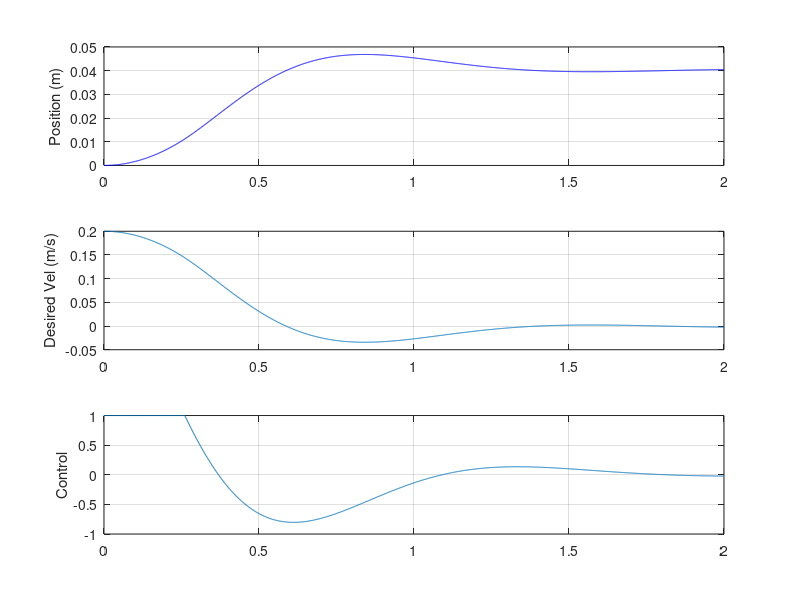

Reproduce this figure in MATLAB.
    %% Cascaded Position–Velocity Control with Homing

clear; clc;

%% Simulation parameters
dt = 0.001;              % 1 kHz inner loop
steps = 2000;            % 4 seconds
time = (0:steps-1)*dt;

%% MBK parameters
mass = 3;
damping = 0.5;
stiffness = 0;

%% State variables
position = zeros(1,steps);
velocity = zeros(1,steps);

%% Encoder parameters
encoder_noise_std = 0.00000;   % meters
measured_position = zeros(1,steps);
measured_velocity = zeros(1,steps);

%% -------- Position loop (outer) --------
Kp_pos = 5;            % position → velocity
max_velocity = 0.4;      % m/s limit

%% -------- Velocity loop (inner PID) --------
Kp_vel = 20;
Ki_vel = 4;
Kd_vel = 1;

vel_integrator = 0;
vel_integrator_limit = 1.5;
output_limit = 1;

prev_vel_error = 0;
prev_velocity = 0;

%% Homing parameters
limit_switch_position = 0.0;
homed = true;
homing_speed = -0.25;
target_position = 0.04;

%% Logs
control = zeros(1,steps);
desired_velocity_log = zeros(1,steps);
homed_log = zeros(1,steps);

%% Simulation loop
for i = 1:steps

    %% Encoder measurement
    measured_position(i) = position(i) + ...
        encoder_noise_std * randn();

    if i > 1
        measured_velocity(i) = ...
            (measured_position(i) - measured_position(i-1)) / dt;
    end

    %% Homing logic
    if ~homed
        control(i) = homing_speed;

        if position(i) <= limit_switch_position
            homed = true;
            position(i) = 0;
            velocity(i) = 0;
            vel_integrator = 0;
        end

    else
        %% -------- Position loop --------
        pos_error = target_position - measured_position(i);
        desired_velocity = Kp_pos * pos_error;
        desired_velocity = max(min(desired_velocity, max_velocity), ...
                               -max_velocity);

        %% -------- Velocity loop --------
        vel_error = desired_velocity - measured_velocity(i);

        vel_integrator = vel_integrator + ...
            0.5*(vel_error + prev_vel_error)*dt;
        vel_integrator = max(min(vel_integrator, ...
                                 vel_integrator_limit), ...
                                 -vel_integrator_limit);

        d_vel = (measured_velocity(i) - prev_velocity)/dt;

        u = Kp_vel*vel_error + ...
            Ki_vel*vel_integrator - ...
            Kd_vel*d_vel;

        u = max(min(u, output_limit), -output_limit);

        control(i) = u;

        prev_vel_error = vel_error;
        prev_velocity = measured_velocity(i);
    end

    homed_log(i) = homed;
    desired_velocity_log(i) = desired_velocity;

    %% MBK dynamics
    if i < steps
        acc = (control(i) ...
              - damping*velocity(i) ...
              - stiffness*position(i)) / mass;

        velocity(i+1) = velocity(i) + acc*dt;
        position(i+1) = position(i) + velocity(i+1)*dt;
    end
end

%% Plots
figure;

subplot(3,1,1);
plot(time, position, 'b');
ylabel('Position (m)');
grid on;

subplot(3,1,2);
plot(time, desired_velocity_log);
ylabel('Desired Vel (m/s)');
grid on;

subplot(3,1,3);
plot(time, control);
ylabel('Control');
grid on;

%subplot(4,1,4);
%plot(time, homed_log);
%ylabel('Homed');
%xlabel('Time (s)');
%grid on;
%